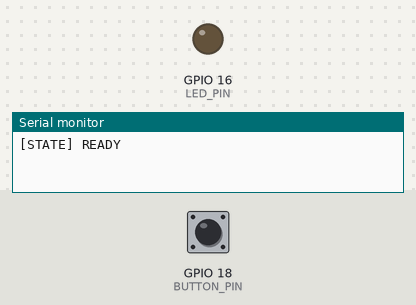
Simulated run of this sketch. Board: ESP32. Shown: output pins drawn as LEDs (lit = HIGH), the last lines printed to the serial monitor. Inputs (shaded band) come from the test bench; at power-on: GPIO 18 (BUTTON_PIN) HIGH.

Above: at 1.2 s.
1.3 s: GPIO 18 (BUTTON_PIN) pulled LOW for 0.15 s
At 1.7 s:
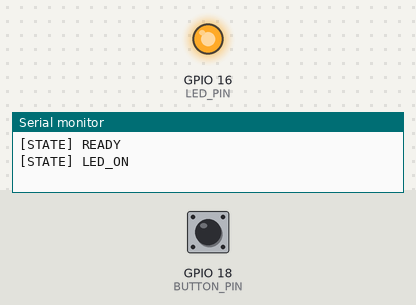
Timing chart, 0 to 4.3 s (numbered marks = the images above; inputs shaded):
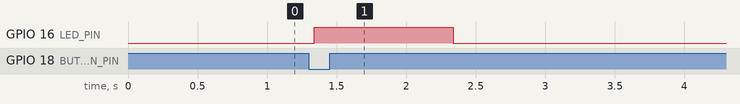

The sketch:

lab03_state_machine.ino
```cpp
/*
 * Lab 03.6 : State machine แบบ non-blocking
 * คำอธิบาย : กดเพื่อเปิด LED 1 วินาที แล้วรอปล่อยก่อนรับรอบใหม่
 * วงจร     : S3: GPIO5 -> R220Ω -> LED -> GND; WROOM: GPIO16; ปุ่มโมดูล VCC3V3/GND/OUT18
 * ไลบรารี  : ไม่ใช้ไลบรารีภายนอก
 * Board    : ESP32S3 Dev Module (หลัก) / ESP32 Dev Module (WROOM), core 3.x
 */
#include <Arduino.h>

#if defined(CONFIG_IDF_TARGET_ESP32S3)
constexpr uint8_t LED_PIN = 5;  // LED ภายนอกหลัก คงขานี้จาก Lab02
constexpr uint8_t BUTTON_PIN = 18;
#elif defined(CONFIG_IDF_TARGET_ESP32)
constexpr uint8_t LED_PIN = 16;  // สำหรับ ESP32-WROOM-32 รุ่นเดิม
constexpr uint8_t BUTTON_PIN = 18;
#else
#error "Select ESP32S3 Dev Module or ESP32 Dev Module"
#endif
constexpr uint8_t BUTTON_PRESSED_LEVEL = LOW;  // ถ้ากดแล้ว raw=HIGH ให้เปลี่ยนเป็น HIGH
constexpr uint32_t DEBOUNCE_MS = 40;
constexpr uint32_t ON_INTERVAL_MS = 1000;
enum class State { READY, LED_ON, WAIT_RELEASE };
State state = State::READY;
uint32_t enteredStateMs = 0;
bool lastRawLevel = HIGH;
bool stableLevel = HIGH;
uint32_t lastRawChangeMs = 0;

bool pressedEdge(uint32_t now) {
  const bool rawLevel = digitalRead(BUTTON_PIN);
  if (rawLevel != lastRawLevel) {
    lastRawChangeMs = now;
    lastRawLevel = rawLevel;
  }
  if (now - lastRawChangeMs < DEBOUNCE_MS || rawLevel == stableLevel) {
    return false;
  }
  stableLevel = rawLevel;
  return stableLevel == BUTTON_PRESSED_LEVEL;
}

// รวมการเปลี่ยน state บันทึกเวลา และ output ไว้ที่เดียว
void changeState(State next, uint32_t now) {
  state = next;
  enteredStateMs = now;
  digitalWrite(LED_PIN, state == State::LED_ON ? HIGH : LOW);
  switch (state) {
    case State::READY: Serial.println("[STATE] READY"); break;
    case State::LED_ON: Serial.println("[STATE] LED_ON"); break;
    case State::WAIT_RELEASE: Serial.println("[STATE] WAIT_RELEASE"); break;
  }
}

void setup() {
  Serial.begin(115200);
  pinMode(BUTTON_PIN, INPUT);  // โมดูลมี R ในตัว ใช้ระดับ OUT ที่ไม่เกิน 3.3V
  // เริ่ม raw/stable จากขาจริง กดค้างขณะเปิดเครื่องไม่สร้างขอบกดปลอม
  lastRawLevel = digitalRead(BUTTON_PIN);
  stableLevel = lastRawLevel;
  lastRawChangeMs = millis();
  pinMode(LED_PIN, OUTPUT);
  changeState(State::READY, millis());
}

void loop() {
  const uint32_t now = millis();
  // อัปเดตตัวกรองทุกรอบและทุก state แม้ยังไม่พร้อมรับขอบกดใหม่
  const bool newPress = pressedEdge(now);
  switch (state) {
    case State::READY:
      if (newPress) {
        changeState(State::LED_ON, now);
      }
      break;
    case State::LED_ON:
      if (now - enteredStateMs >= ON_INTERVAL_MS) {
        changeState(State::WAIT_RELEASE, now);
      }
      break;
    case State::WAIT_RELEASE:
      if (stableLevel != BUTTON_PRESSED_LEVEL) {
        changeState(State::READY, now);
      }
      break;
  }
}
```

Measured:
- after the input at 1.3 s, GPIO 16 (LED_PIN): LOW → HIGH at once, → LOW 1.0 s later
